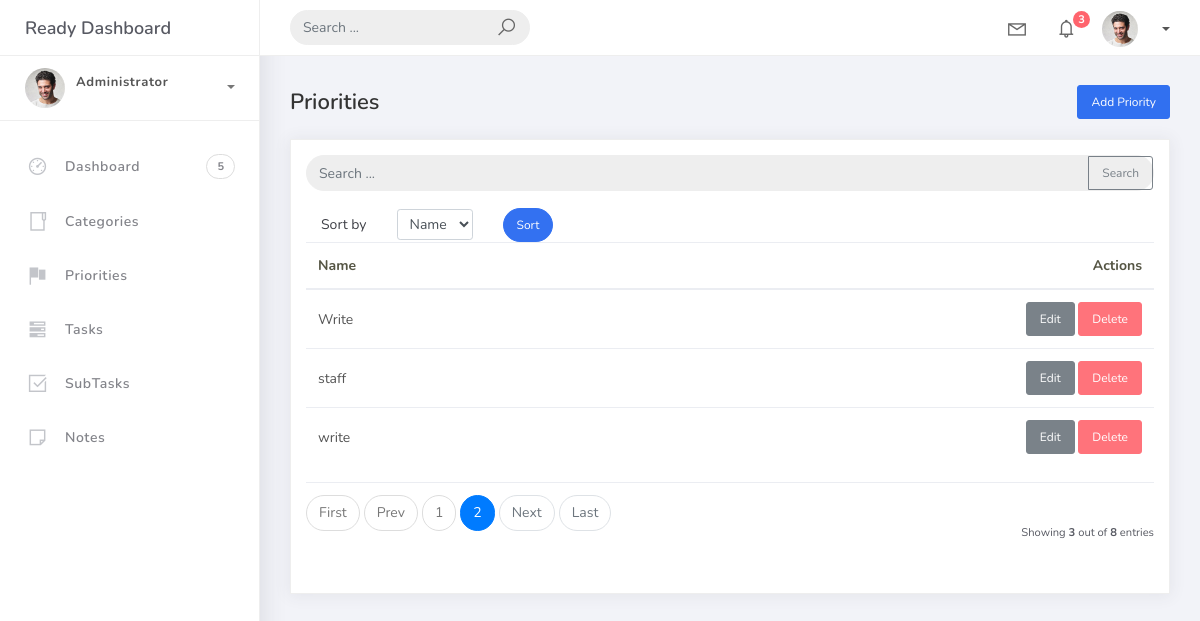
Before: /priorities/?page=2&sort_by=name with the older database file.
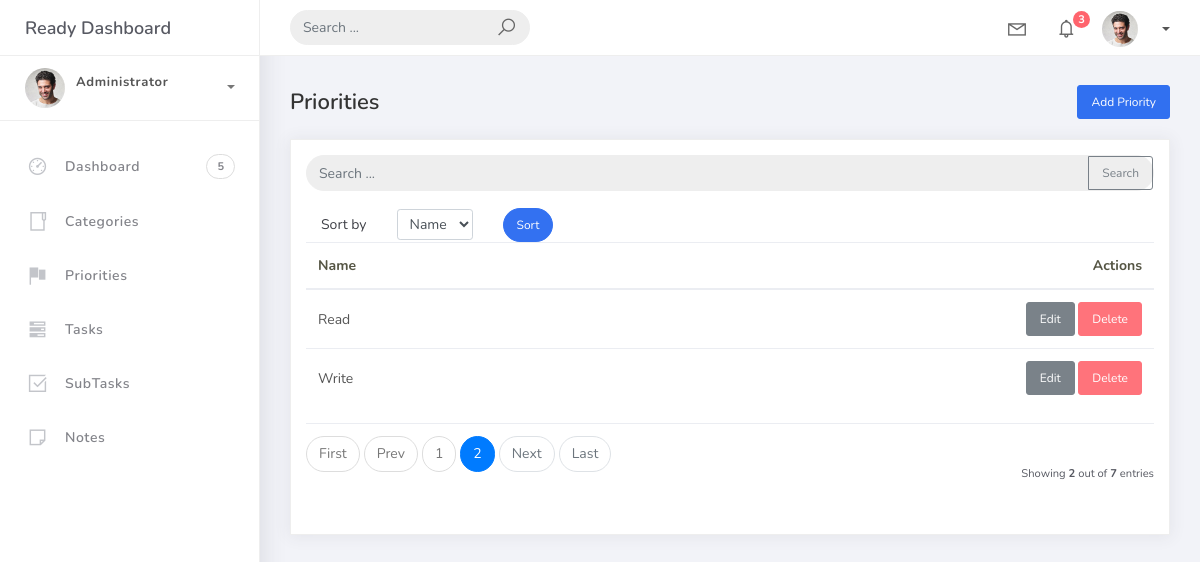
After: the same page with the newer database file.
### Application/models.py (models this page shows, shortened)
class BaseModel(models.Model):
    created_at = models.DateTimeField(auto_now_add=True)
    updated_at = models.DateTimeField(auto_now=True)
    class Meta:
        abstract = True

class Priority(BaseModel):
    name = models.CharField(max_length=100)
    class Meta:
        verbose_name = "Priority"
        verbose_name_plural = "Priorities"

### Application/views.py (the view)
# urls.py: path('priorities/', views.PriorityListView.as_view(), name='priority-list'),
class PriorityListView(ListView):
    model = Priority
    template_name = 'priority_list.html'
    context_object_name = 'priorities'
    ordering = ['name']
    paginate_by = 5
    def get_ordering(self):
        allowed = ['name']
        sort_by = self.request.GET.get('sort_by')
        if sort_by in allowed:
            return sort_by
        return 'name'
    def get_queryset(self):
        qs = super().get_queryset()
        q = self.request.GET.get('q')
        if q:
            qs = qs.filter(name__icontains=q)
        return qs
    def get_context_data(self, **kwargs):
        context = super().get_context_data(**kwargs)
        context['q'] = self.request.GET.get('q', '')
        context['sort_by'] = self.get_ordering()
        return context

### templates/priority_list.html (shortened to what this page needs)
{% extends 'base.html' %}
{% block content %}
<div class="content">
  <div class="container-fluid">
    <h4 class="page-title d-flex justify-content-between align-items-center">
      <span>Priorities</span>
      <a href="{% url 'priority-add' %}" class="btn btn-primary btn-sm">Add Priority</a>
    </h4>
    <div class="card">
      <div class="card-body table-responsive">
        {% include 'includes/search_form.html' %}
        {% with current=sort_by|default:'name' %}
        <div class="col-md-12">
          <form method="get" class="row g-2 align-items-center">
            <div class="col-auto">
              <label for="prioritySortSelect" class="col-form-label">Sort by</label>
            </div>
            <div class="col-auto">
              <select class="form-control form-control-sm" id="prioritySortSelect" name="sort_by" onchange="this.form.submit()">
                <option value="name" {% if current == 'name' %}selected{% endif %}>Name</option>
              </select>
            </div>
            <div class="col-auto">
              <button type="submit" class="btn btn-primary btn-sm btn-rounded">Sort</button>
            </div>
          </form>
        </div>
        {% endwith %}
        <table class="table">
          <thead>
            <tr>
              <th>Name</th>
              <th class="text-right">Actions</th>
            </tr>
          </thead>
          <tbody>
            {% for priority in priorities %}
            <tr>
              <td>{{ priority.name }}</td>
              <td class="text-right">
                <a href="{% url 'priority-edit' priority.pk %}" class="btn btn-sm btn-secondary">Edit</a>
                <a href="{% url 'priority-delete' priority.pk %}" class="btn btn-sm btn-danger">Delete</a>
              </td>
            </tr>
            {% empty %}
            <tr>
              <td colspan="2">No priorities yet.</td>
            </tr>
            {% endfor %}
          </tbody>
        </table>
        {% include 'includes/pagination.html' %}
      </div>
    </div>
  </div>
</div>
{% endblock %}

### templates/base.html (shortened to what this page needs)
<!DOCTYPE html>
<html lang="en">
<head>
	{% load static %}
	{% load pwa %}
	<link rel="stylesheet" href="{% static 'css/bootstrap.min.css' %}">
	<link rel="stylesheet" href="{% static 'css/ready.css' %}">
	<link rel="stylesheet" href="{% static 'css/demo.css' %}">
</head>
<body>
	<div class="wrapper">
		<div class="main-header">
			<div class="logo-header">
				<a href="{% url 'home' %}" class="logo">
					Ready Dashboard
				</a>
			</div>
			<nav class="navbar navbar-header navbar-expand-lg">
				<div class="container-fluid">
					<form class="navbar-left navbar-form nav-search mr-md-3" action="">
						<div class="input-group">
							<input type="text" placeholder="Search ..." class="form-control" aria-label="Search">
							<div class="input-group-append">
								<span class="input-group-text">
									<i class="la la-search search-icon"></i>
								</span>
							</div>
						</div>
					</form>
					<ul class="navbar-nav topbar-nav ml-md-auto align-items-center">
						<li class="nav-item dropdown hidden-caret">
							<a class="nav-link dropdown-toggle" href="#" id="navbarDropdownMail" role="button" data-toggle="dropdown" aria-haspopup="true" aria-expanded="false">
								<i class="la la-envelope"></i>
							</a>
						</li>
						<li class="nav-item dropdown hidden-caret">
							<a class="nav-link dropdown-toggle" href="#" id="navbarDropdownBell" role="button" data-toggle="dropdown" aria-haspopup="true" aria-expanded="false">
								<i class="la la-bell"></i>
								<span class="notification">3</span>
							</a>
						</li>
						<li class="nav-item dropdown">
							<a class="dropdown-toggle profile-pic" data-toggle="dropdown" href="#" aria-expanded="false">
								<img src="{% static 'img/profile.jpg' %}" alt="user-img" width="36" class="img-circle"><span>{{ request.user.username }}</span>
							</a>
						</li>
					</ul>
				</div>
			</nav>
		</div>
		<div class="sidebar">
			<div class="scrollbar-inner sidebar-wrapper">
				<div class="user">
					<div class="photo">
						<img src="{% static 'img/profile.jpg' %}" alt="user-img">
					</div>
					<div class="info">
						<a class="" data-toggle="collapse" href="#collapseExample" aria-expanded="true">
							<span>
								<span class="user-level">Administrator</span>
								<span class="caret"></span>
							</span>
						</a>
						<div class="clearfix"></div>
					</div>
				</div>
				<ul class="nav">
					<li class="nav-item">
						<a href="{% url 'home' %}">
							<i class="la la-dashboard"></i>
							<p>Dashboard</p>
							<span class="badge badge-count">5</span>
						</a>
					</li>
					<li class="nav-item">
						<a href="{% url 'category-list' %}">
							<i class="la la-folder"></i>
							<p>Categories</p>
						</a>
					</li>
					<li class="nav-item">
						<a href="{% url 'priority-list' %}">
							<i class="la la-flag"></i>
							<p>Priorities</p>
						</a>
					</li>
					<li class="nav-item">
						<a href="{% url 'task-list' %}">
							<i class="la la-tasks"></i>
							<p>Tasks</p>
						</a>
					</li>
					<li class="nav-item">
						<a href="{% url 'subtask-list' %}">
							<i class="la la-check-square"></i>
							<p>SubTasks</p>
						</a>
					</li>
					<li class="nav-item">
						<a href="{% url 'note-list' %}">
							<i class="la la-sticky-note"></i>
							<p>Notes</p>
						</a>
					</li>
				</ul>
			</div>
		</div>
		<div class="main-panel">
			{% block content %}{% endblock %}
		</div>
	</div>
</body>
</html>

### templates/includes/search_form.html (shortened to what this page needs)
<form class="navbar-left navbar-form nav-search mb-3" method="get" action="">
  <div class="input-group">
    <input type="text" placeholder="Search ..." class="form-control" name="q" value="{{ q }}" />
    <div class="input-group-append">
      <button type="submit" class="btn btn-sm btn-outline-secondary">Search</button>
    </div>
  </div>
</form>

### templates/includes/pagination.html (shortened to what this page needs)
{% if is_paginated %}
<div class="card-footer px-0 border-0 d-flex flex-column flex-lg-row align-items-center justify-content-between mt-3">
  <nav aria-label="Topics pagination" class="mb-4">
    <ul class="pagination">
      {% if page_obj.number > 1 %}
      <li class="page-item">
        <a class="page-link" href="?page=1{% if q %}&q={{ q|urlencode }}{% endif %}{% if sort_by %}&sort_by={{ sort_by|urlencode }}{% endif %}">First</a>
      </li>
      {% else %}
      <li class="page-item disabled">
        <span class="page-link">First</span>
      </li>
      {% endif %}
      {% if page_obj.has_previous %}
      <li class="page-item">
        <a class="page-link" href="?page={{ page_obj.previous_page_number }}{% if q %}&q={{ q|urlencode }}{% endif %}{% if sort_by %}&sort_by={{ sort_by|urlencode }}{% endif %}">Prev</a>
      </li>
      {% else %}
      <li class="page-item disabled">
        <span class="page-link">Prev</span>
      </li>
      {% endif %}
      {% for page_num in paginator.page_range %}
        {% if page_obj.number == page_num %}
        <li class="page-item active">
          <span class="page-link">
            {{ page_num }}
          </span>
        </li>
        {% elif page_num > page_obj.number|add:'-3' and page_num < page_obj.number|add:'3' %}
        <li class="page-item">
          <a class="page-link" href="?page={{ page_num }}{% if q %}&q={{ q|urlencode }}{% endif %}{% if sort_by %}&sort_by={{ sort_by|urlencode }}{% endif %}">{{ page_num }}</a>
        </li>
        {% endif %}
      {% endfor %}
      {% if page_obj.has_next %}
      <li class="page-item">
        <a class="page-link" href="?page={{ page_obj.next_page_number }}{% if q %}&q={{ q|urlencode }}{% endif %}{% if sort_by %}&sort_by={{ sort_by|urlencode }}{% endif %}">Next</a>
      </li>
      {% else %}
      <li class="page-item disabled">
        <span class="page-link">Next</span>
      </li>
      {% endif %}
      {% if page_obj.number != paginator.num_pages %}
      <li class="page-item">
        <a class="page-link" href="?page={{ paginator.num_pages }}{% if q %}&q={{ q|urlencode }}{% endif %}{% if sort_by %}&sort_by={{ sort_by|urlencode }}{% endif %}">Last</a>
      </li>
      {% else %}
      <li class="page-item disabled">
        <span class="page-link">Last</span>
      </li>
      {% endif %}
    </ul>
  </nav>
  <div class="fw-normal small mt-4 mt-lg-0">
    Showing <b>{{ object_list.count }}</b> out of <b>{{ paginator.count }}</b> entries
  </div>
</div>
{% endif %}

Changed rows visible on the page:
removed Priority: name "staff"
removed Priority: name "write"
added Priority: name "Read"
Other visible differences:
{{ object_list.count }}: "3" → "2"
{{ paginator.count }}: "8" → "7"
